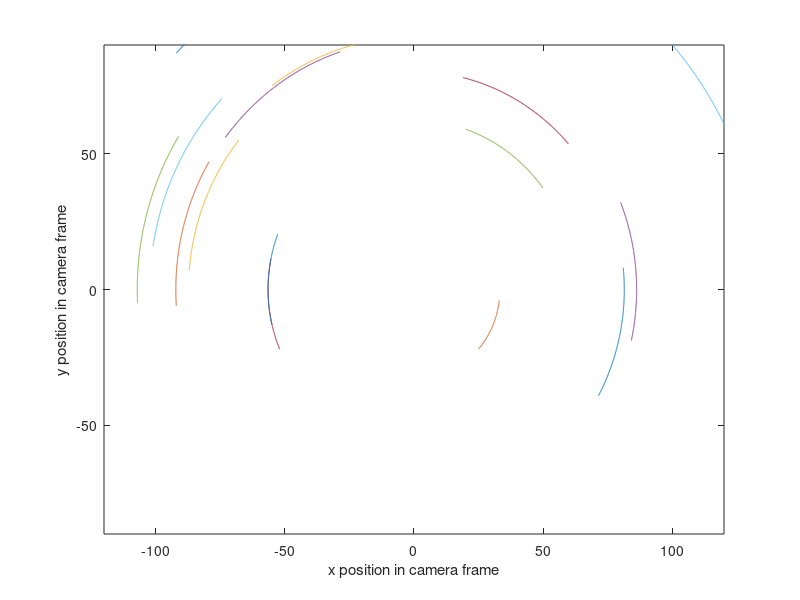

Reproduce this figure in MATLAB.
function tst_2

rng(2021);

vx = 0;
vy = 0;
vz = 0;
wx = 0;
wy = 0;
wz = 1;

f = 200;
Z = 1;

out = [];

delta_t = 0.001;
num_points = 30;

for point = 1:num_points
    
    y = [randi(240) - 120 ; randi(180) - 90 ];

    for i = 1:600

    % dydt = [(1/Z)* (-f*vx + y(1)*vz) + wx*y(1)*y(2)/f - wy*(f+y(1)*y(1)/f) + wz*y(2); 
    % (1/Z)* (-f*vy + y(2)*vz) + wx * (f+y(2)*y(2)/f) - wy * y(1)*y(2)/f -wz*y(1)];
        dydt(1) = (1/Z)* (-f*vx + y(1,i)*vz) + wx*y(1,i)*y(2,i)/f - wy*(f+y(1,i)*y(1,i)/f) + wz*y(2,i);  
        dydt(2) = (1/Z)* (-f*vy + y(2,i)*vz) + wx * (f+y(2,i)*y(2,i)/f) - wy * y(1,i)*y(2,i)/f -wz*y(1,i);

        y(1,i+1)= y(1,i) + dydt(1) * delta_t;
        y(2,i+1) =y(2,i) + dydt(2) * delta_t;

    end

    out = [out; y(1,:);y(2,:)];
    
end


col = 1:length(out(1,:));

figure
for point = 1:2: (num_points-1)
    plot(out(point,:),out(point+1,:),'-');
    hold on
    
end
xlim([-120 120])
ylim([-90 90])
ylabel('y position in camera frame')
xlabel('x position in camera frame')


end